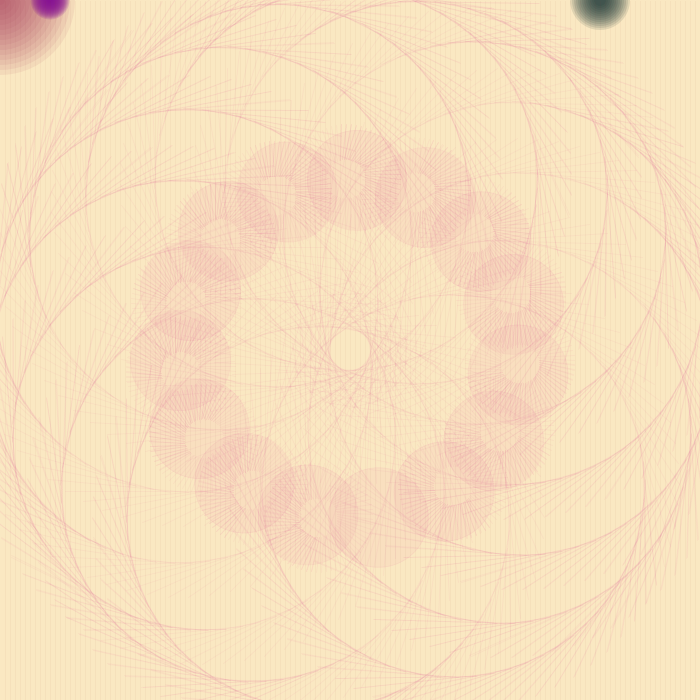
Frame 1 (no input)
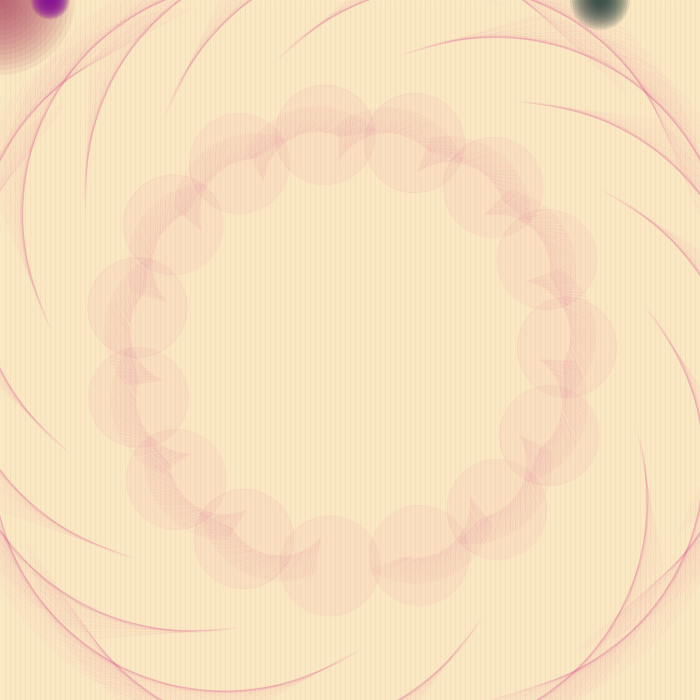
Frame 60 (the mouse pressed at the canvas centre just before this capture)
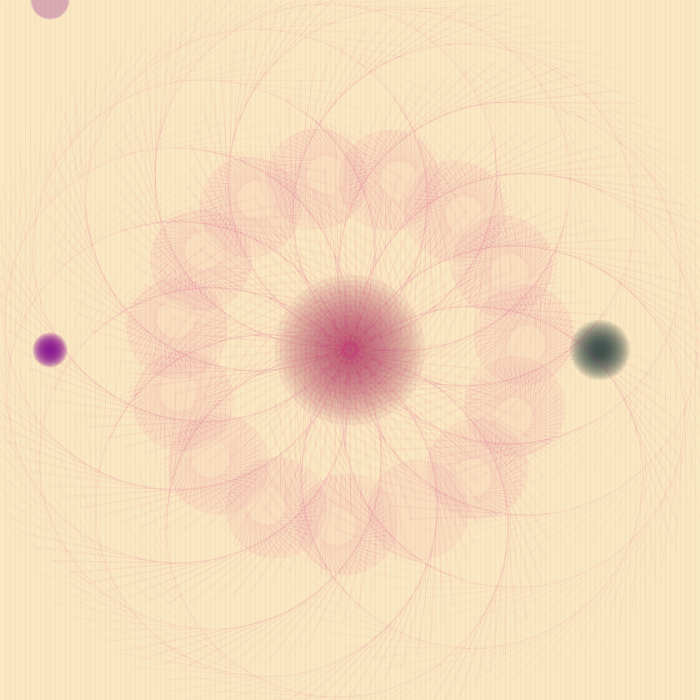
Frame 120 (the mouse held since frame 60 and released just before this capture)

The Processing sketch that drew these frames (run headless with seeded random() and noise(); from frame 60 on, the mouse is pressed at the canvas centre):

// Processing sketch: processing_68405
// ── processing_68405.pde

float inc = 20;
float dim = 500;
boolean isBackGround = true;
boolean isFade = false;
int LONGITUD = 100;
int NUM_TALLOS =15;
int[] xpos = new int[40];
int[] ypos = new int[40];
 
void setup() {
  size(700,700);
  smooth();
  for(int i=0; i < xpos.length; i++) {
    xpos[i]=0;
    ypos[i]=0;
 }
   
}
 
void draw() {
  if ( isBackGround  == true)
  background(250,250,208);
  for (int i = 0; i < xpos.length-1; i ++ ) {
    xpos[i] = xpos[i+1];
    ypos[i] = ypos[i+1];
  }
  
  xpos[xpos.length-5] = mouseX;
  ypos[ypos.length-5] = mouseY;
 
  for (int i = 0; i < xpos.length-150; i ++ ) {
 
    noStroke();
    fill(155,150,20);
    rect(xpos[i],ypos[i++],i/2,i*100);
  }
    for (int b = 1; b < ypos.length-10; b++ ) {
    noStroke();
    fill(150,50,90,20);
    ellipse(xpos[b],ypos[b++],b*5,b*5);
  }
    for (int c = 2; c < ypos.length-1; c++ ) {
    noStroke();
    fill(120,10,150,40);
    ellipse(50,ypos[c++],c,c);
  }
    for (int d = 5; d < ypos.length-9; d++ ) {
    noStroke();
    fill(0,50,50,30);
    ellipse(600,ypos[d++],d*2,d*2);
  }
  int a = 5;
  while (a < width) {
    noStroke();
    float distance = abs(mouseY - a);
    fill(120,20,30,10);
    rect(a,1,1,width);
    a += 5;
  }
  
  if (isFade) hazFade();
  inc += 0.03;
  float angle = sin(inc) /10.0 ;
  translate(width/2,height/2);
  for (int f = 0; f < NUM_TALLOS; f++) {
    tail(50,dim/3, LONGITUD, angle);
    rotate(PI*2/NUM_TALLOS);
  }
  fill(255,20,20,20);
  stroke(55,20,20,40);
  ellipse(0,0,dim*3,dim*3);
}
void tail(float x,float y, int units, float angle) {
  pushMatrix();
  translate(x, y);
   
  for (int f =0 ; f < units; f++) {
    rotate(angle);
    translate(0,1);
    line(150, 158, 180, 20);
    line(0,16,10,50);
     
     
  }
  fill(209,0,116,10);
  stroke(209,0,116,10);
  strokeWeight(1);
  ellipse(0,0,100,100);
  popMatrix();
}
 
void hazFade(){
  isBackGround = false;
  fill(209,0,116,0);
  noStroke();
  rect(0,0,width,height);
}
 
void keyPressed() {
  switch(key) {
  case '+':
    println("has pulsado la tecla +");
    break;
  case '-':
    println("has pulsado la tecla -");
    break;
 
  case 'F':
  case 'f':
    isFade = !isFade;
    break;
  case 's':
  case 'S':
    println("salvamos IMAGEN");
    save("out/filename-"+frameCount+".png");
    break;
 
  case 'b':
  case 'B':
    isBackGround =! isBackGround;
 
    break;
  } 
}
